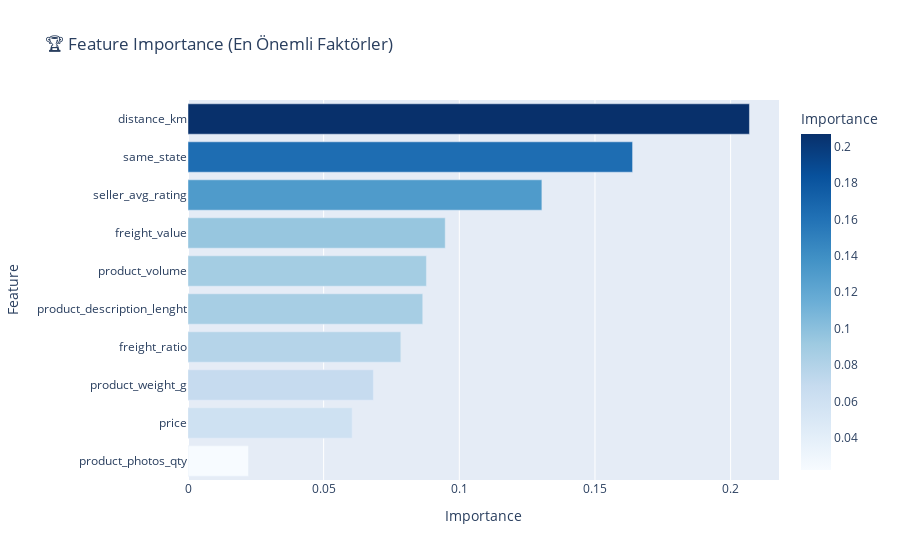

The notebook cell saved with this chart:
### Markdown cell above
## Adım 5: Feature Importance

**Soru:** Teslimat süresini en çok hangi faktörler etkiliyor?

Bu bilgi operasyon ekibi için çok değerli:
- Hangi siparişlere öncelik verilmeli?
- Lojistik optimizasyonu nereden başlamalı?

### Code cell
importance_df = pd.DataFrame({
    'Feature': feature_cols,
    'Importance': rf.feature_importances_
}).sort_values('Importance', ascending=True)

fig = px.bar(importance_df, x='Importance', y='Feature', orientation='h',
             title='🏆 Feature Importance (En Önemli Faktörler)',
             color='Importance', color_continuous_scale='Blues')
fig.show()

print("🏆 En Önemli 3 Faktör:")
for _, row in importance_df.tail(3).iloc[::-1].iterrows():
    print(f"   • {row['Feature']}: %{row['Importance']*100:.1f}")

### Figure 1 — Plotly figure (JSON) as saved in the notebook; plotly's stock layout.template omitted (floating-point values rounded to 4 significant figures)
{"data": [{"hovertemplate": "Importance=%{marker.color}<br>Feature=%{y}<extra></extra>", "legendgroup": "", "marker": {"color": [0.02228, 0.0605, 0.06832, 0.07845, 0.08652, 0.08787, 0.09481, 0.1304, 0.1639, 0.2069], "coloraxis": "coloraxis", "pattern": {"shape": ""}}, "name": "", "orientation": "h", "showlegend": false, "textposition": "auto", "type": "bar", "x": [0.02228, 0.0605, 0.06832, 0.07845, 0.08652, 0.08787, 0.09481, 0.1304, 0.1639, 0.2069], "xaxis": "x", "y": ["product_photos_qty", "price", "product_weight_g", "freight_ratio", "product_description_lenght", "product_volume", "freight_value", "seller_avg_rating", "same_state", "distance_km"], "yaxis": "y"}], "layout": {"barmode": "relative", "coloraxis": {"colorbar": {"title": {"text": "Importance"}}, "colorscale": [[0, "rgb(247,251,255)"], [0.125, "rgb(222,235,247)"], [0.25, "rgb(198,219,239)"], [0.375, "rgb(158,202,225)"], [0.5, "rgb(107,174,214)"], [0.625, "rgb(66,146,198)"], [0.75, "rgb(33,113,181)"], [0.875, "rgb(8,81,156)"], [1, "rgb(8,48,107)"]]}, "legend": {"tracegroupgap": 0}, "title": {"text": "🏆 Feature Importance (En Önemli Faktörler)"}, "xaxis": {"anchor": "y", "domain": [0, 1], "title": {"text": "Importance"}}, "yaxis": {"anchor": "x", "domain": [0, 1], "title": {"text": "Feature"}}}}
